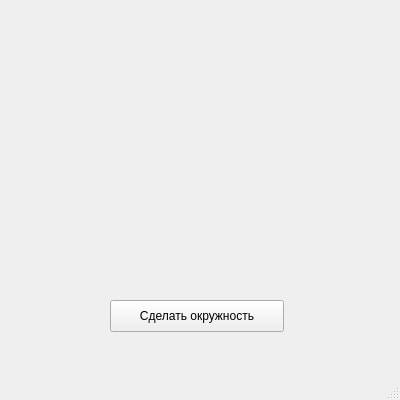
<?xml version="1.0" encoding="UTF-8"?>
<ui version="4.0">
 <class>MainWindow</class>
 <widget class="QMainWindow" name="MainWindow">
  <property name="geometry">
   <rect>
    <x>0</x>
    <y>0</y>
    <width>400</width>
    <height>400</height>
   </rect>
  </property>
  <property name="windowTitle">
   <string>MainWindow</string>
  </property>
  <widget class="QWidget" name="centralwidget">
   <widget class="QPushButton" name="pushButton">
    <property name="geometry">
     <rect>
      <x>110</x>
      <y>300</y>
      <width>174</width>
      <height>32</height>
     </rect>
    </property>
    <property name="text">
     <string>Сделать окружность</string>
    </property>
   </widget>
  </widget>
  <widget class="QMenuBar" name="menubar">
   <property name="geometry">
    <rect>
     <x>0</x>
     <y>0</y>
     <width>400</width>
     <height>36</height>
    </rect>
   </property>
  </widget>
  <widget class="QStatusBar" name="statusbar"/>
 </widget>
 <resources/>
 <connections/>
</ui>
